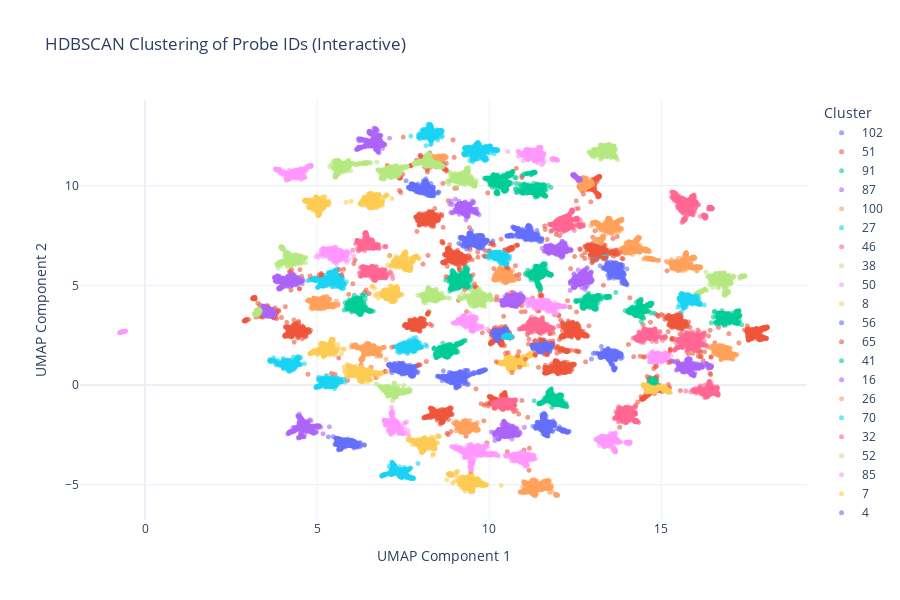

Notebook cell for this chart:
### Markdown cell above
the umap projection speterate thr groups to 2 , i found it interesting

### Code cell
import hdbscan
import umap
from sklearn.feature_extraction.text import TfidfVectorizer
import plotly.express as px
import plotly.io as pio

# TF-IDF Vectorization (Character-Level N-Grams)
vectorizer = TfidfVectorizer(analyzer='char', ngram_range=(2, 4))
X_tfidf = vectorizer.fit_transform(df.ID_REF)

# Dimensionality Reduction (UMAP for better clustering performance)
reducer = umap.UMAP(n_components=2, random_state=42, metric='cosine')
X_umap = reducer.fit_transform(X_tfidf)

# Clustering with HDBSCAN
clusterer = hdbscan.HDBSCAN(min_cluster_size=60, min_samples=10, metric='euclidean', cluster_selection_method='eom')
df["Cluster"] = clusterer.fit_predict(X_umap)

# Create an Interactive Plotly Scatter Plot
fig = px.scatter(
    x=X_umap[:, 0],
    y=X_umap[:, 1],
    color=df["Cluster"].astype(str),
    title="HDBSCAN Clustering of Probe IDs (Interactive)",
    labels={"x": "UMAP Component 1", "y": "UMAP Component 2", "color": "Cluster"},
    opacity=0.6,
)

# Customize layout for better visualization
fig.update_traces(marker=dict(size=5))
fig.update_layout(
    template="plotly_white",
    width=900,
    height=600,
    showlegend=True,
)

# Display interactive plot
pio.show(fig)
